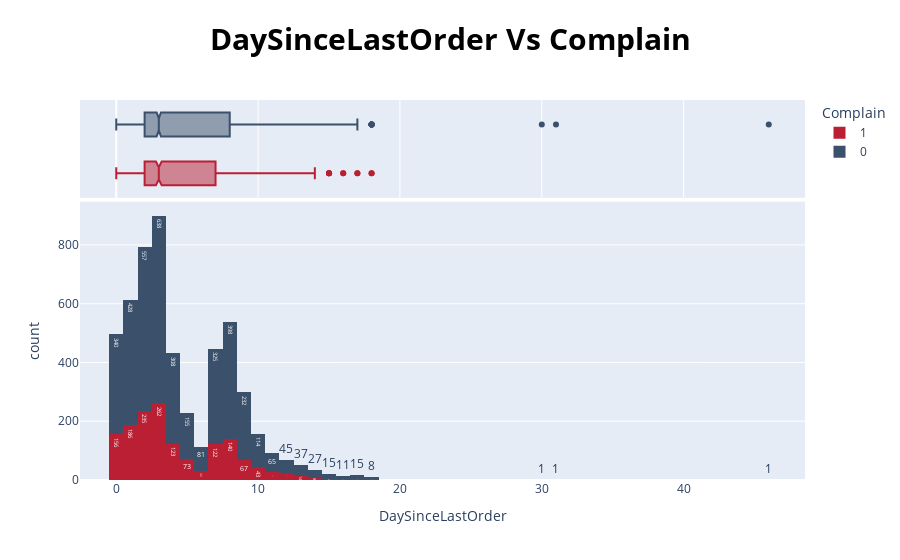

The cell this chart's notebook holds for it:
### Markdown cell above
# What is the relation between Complain and DaySinceLastOrder for churned customers?

### Code cell
fig = px.histogram(df, x="DaySinceLastOrder", color="Complain",text_auto= True , title="<b>DaySinceLastOrder Vs Complain" , color_discrete_sequence = ['#BA1F33','#3A506B'],
                   marginal="box") # or violin, rug)

# Customize the plot
fig.update_layout(hovermode='x',title_font_size=30)
fig.update_layout(
title_font_color="black",
template="plotly",
title_font_size=30,
hoverlabel_font_size=20,
title_x=0.5,
xaxis_title='DaySinceLastOrder',
yaxis_title='count',
)
fig.show()

### Figure 1 — Plotly figure (JSON) as saved in the notebook; plotly's stock layout.template omitted (floating-point values rounded to 4 significant figures; data arrays with more than 128 entries replaced by an {"elided": "..."} marker saying what was removed)
{"data": [{"alignmentgroup": "True", "bingroup": "x", "hovertemplate": "Complain=1<br>DaySinceLastOrder=%{x}<br>count=%{y}<extra></extra>", "legendgroup": "1", "marker": {"color": "#BA1F33", "pattern": {"shape": ""}}, "name": "1", "offsetgroup": "1", "orientation": "v", "showlegend": true, "texttemplate": "%{value}", "type": "histogram", "x": {"elided": "1604 int values"}, "xaxis": "x", "yaxis": "y"}, {"alignmentgroup": "True", "hovertemplate": "Complain=1<br>DaySinceLastOrder=%{x}<extra></extra>", "legendgroup": "1", "marker": {"color": "#BA1F33"}, "name": "1", "notched": true, "offsetgroup": "1", "showlegend": false, "type": "box", "x": {"elided": "1604 int values"}, "xaxis": "x2", "yaxis": "y2"}, {"alignmentgroup": "True", "bingroup": "x", "hovertemplate": "Complain=0<br>DaySinceLastOrder=%{x}<br>count=%{y}<extra></extra>", "legendgroup": "0", "marker": {"color": "#3A506B", "pattern": {"shape": ""}}, "name": "0", "offsetgroup": "0", "orientation": "v", "showlegend": true, "texttemplate": "%{value}", "type": "histogram", "x": {"elided": "4026 int values"}, "xaxis": "x", "yaxis": "y"}, {"alignmentgroup": "True", "hovertemplate": "Complain=0<br>DaySinceLastOrder=%{x}<extra></extra>", "legendgroup": "0", "marker": {"color": "#3A506B"}, "name": "0", "notched": true, "offsetgroup": "0", "showlegend": false, "type": "box", "x": {"elided": "4026 int values"}, "xaxis": "x2", "yaxis": "y2"}], "layout": {"barmode": "relative", "hoverlabel": {"font": {"size": 20}}, "hovermode": "x", "legend": {"title": {"text": "Complain"}, "tracegroupgap": 0}, "title": {"font": {"color": "black", "size": 30}, "text": "<b>DaySinceLastOrder Vs Complain", "x": 0.5}, "xaxis": {"anchor": "y", "domain": [0, 1], "title": {"text": "DaySinceLastOrder"}}, "xaxis2": {"anchor": "y2", "domain": [0, 1], "matches": "x", "showgrid": true, "showticklabels": false}, "yaxis": {"anchor": "x", "domain": [0, 0.7326], "title": {"text": "count"}}, "yaxis2": {"anchor": "x2", "domain": [0.7426, 1], "matches": "y2", "showgrid": false, "showline": false, "showticklabels": false, "ticks": ""}}}
